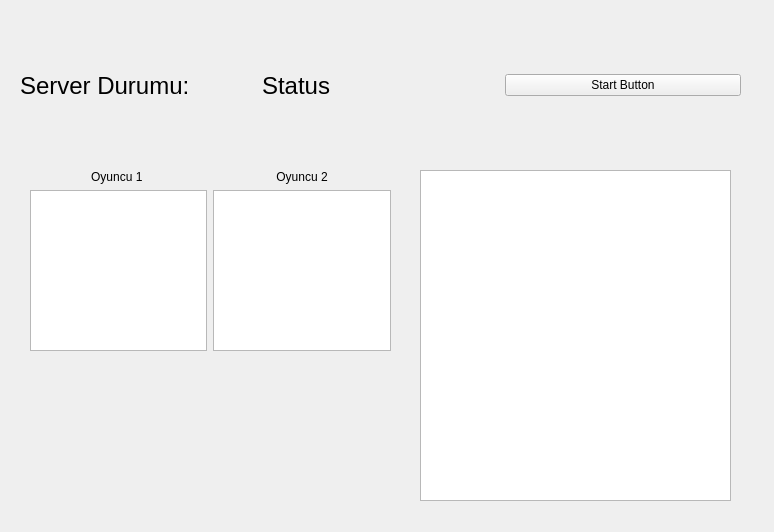
<?xml version="1.0" encoding="UTF-8"?>
<ui version="4.0">
 <class>Server</class>
 <widget class="QMainWindow" name="Server">
  <property name="geometry">
   <rect>
    <x>0</x>
    <y>0</y>
    <width>774</width>
    <height>532</height>
   </rect>
  </property>
  <property name="windowTitle">
   <string>MainWindow</string>
  </property>
  <widget class="QWidget" name="Server_2">
   <widget class="QWidget" name="horizontalLayoutWidget">
    <property name="geometry">
     <rect>
      <x>30</x>
      <y>170</y>
      <width>361</width>
      <height>181</height>
     </rect>
    </property>
    <layout class="QHBoxLayout" name="horizontalLayout">
     <item>
      <layout class="QVBoxLayout" name="verticalLayout">
       <item>
        <widget class="QLabel" name="label">
         <property name="layoutDirection">
          <enum>Qt::LeftToRight</enum>
         </property>
         <property name="text">
          <string>Oyuncu 1 </string>
         </property>
         <property name="alignment">
          <set>Qt::AlignCenter</set>
         </property>
        </widget>
       </item>
       <item>
        <widget class="QTextEdit" name="player1"/>
       </item>
      </layout>
     </item>
     <item>
      <layout class="QVBoxLayout" name="verticalLayout_2">
       <item>
        <widget class="QLabel" name="label_3">
         <property name="layoutDirection">
          <enum>Qt::LeftToRight</enum>
         </property>
         <property name="text">
          <string>Oyuncu 2</string>
         </property>
         <property name="alignment">
          <set>Qt::AlignCenter</set>
         </property>
        </widget>
       </item>
       <item>
        <widget class="QTextEdit" name="player1_3"/>
       </item>
      </layout>
     </item>
    </layout>
   </widget>
   <widget class="QWidget" name="horizontalLayoutWidget_2">
    <property name="geometry">
     <rect>
      <x>20</x>
      <y>30</y>
      <width>721</width>
      <height>111</height>
     </rect>
    </property>
    <layout class="QHBoxLayout" name="horizontalLayout_2">
     <item>
      <widget class="QLabel" name="label_2">
       <property name="font">
        <font>
         <pointsize>18</pointsize>
        </font>
       </property>
       <property name="text">
        <string>Server Durumu:</string>
       </property>
      </widget>
     </item>
     <item>
      <widget class="QLabel" name="label_4">
       <property name="font">
        <font>
         <pointsize>18</pointsize>
        </font>
       </property>
       <property name="text">
        <string>Status </string>
       </property>
      </widget>
     </item>
     <item>
      <widget class="QPushButton" name="pushButton">
       <property name="sizeIncrement">
        <size>
         <width>11</width>
         <height>0</height>
        </size>
       </property>
       <property name="text">
        <string>Start Button</string>
       </property>
      </widget>
     </item>
    </layout>
   </widget>
   <widget class="QTextEdit" name="logBox">
    <property name="geometry">
     <rect>
      <x>420</x>
      <y>170</y>
      <width>311</width>
      <height>331</height>
     </rect>
    </property>
   </widget>
  </widget>
 </widget>
 <resources/>
 <connections/>
</ui>
